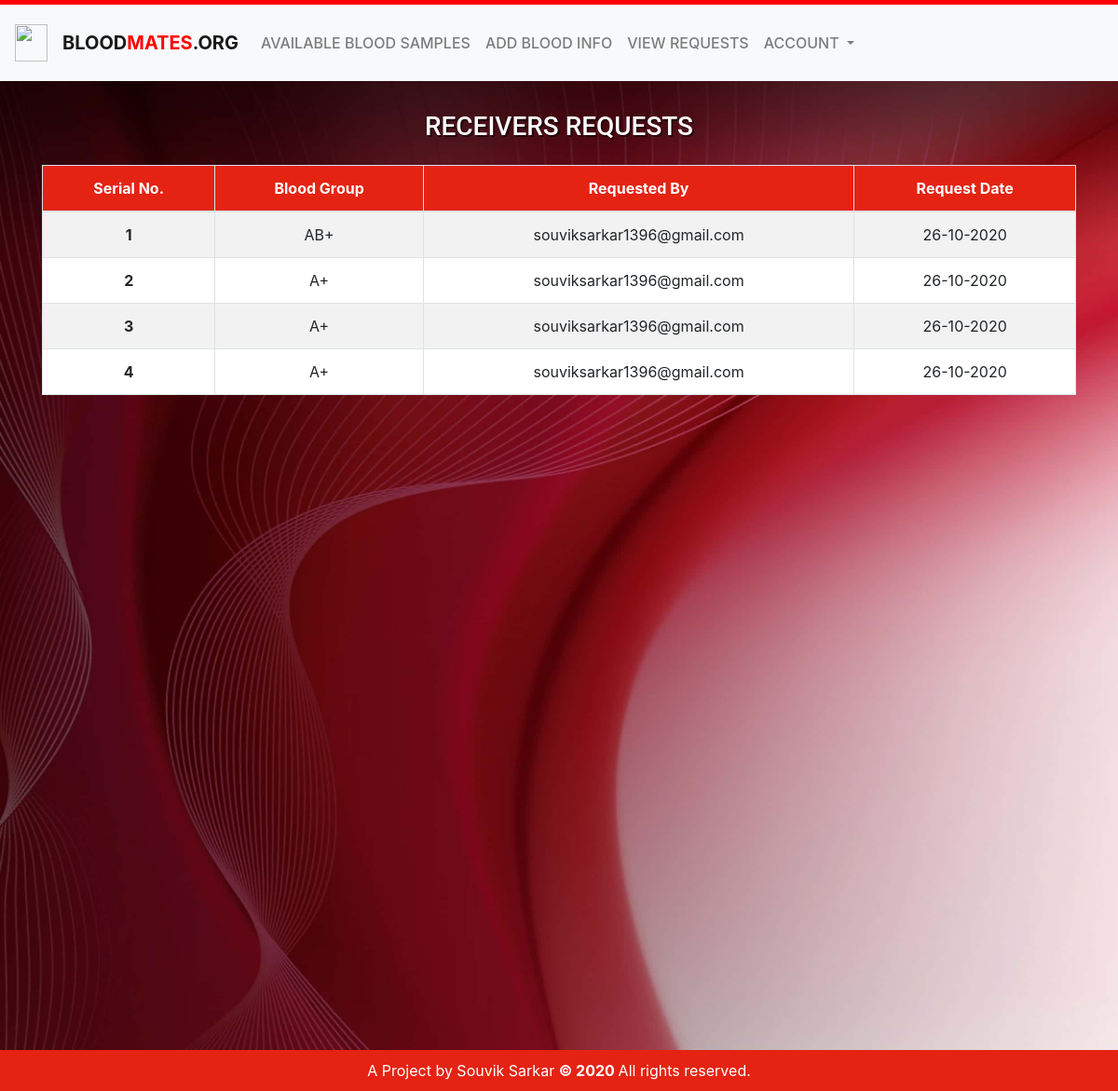
The app's page /view_requests.php (signed in) with its own data.
### tables this page shows
CREATE TABLE `requested_samples` (
  `id` int(20) NOT NULL,
  `hospital_name` varchar(30) NOT NULL,
  `registration_no` varchar(20) NOT NULL,
  `blood_group` varchar(5) NOT NULL,
  `requested_by` varchar(30) NOT NULL,
  `request_date` date NOT NULL DEFAULT current_timestamp()
);

### view_requests.php (the view, shortened to what this page needs)
<?php
    include("config.php");
    $regNo = $_SESSION['regNo'];
     $query = "SELECT * FROM requested_samples WHERE registration_no = '$regNo' ORDER BY id desc";
     $result = mysqli_query($con,$query);
?>
<!DOCTYPE html>
<html lang="en">
<head>
    <link rel="stylesheet" href="assets\css\index.css">
</head>
<?php include("header.php"); ?>
<body>
    <div class="showcase-hospital-registration">
        <div class="showcase-view-request-content">
            <div class="container">
                <div class="table-div mx-auto text-center table-striped">
                    <div class="table-responsive">
                        <h3 class="text-center hero">RECEIVERS REQUESTS</h3>
                        <table class="table table-bordered">
                            <thead class="thead-red">
                                <th scope="col">Serial No.</th>
                                <th scope="col">Blood Group</th>
                                <th scope="col">Requested By</th>
                                <th scope="col">Request Date</th>
                            </thead>
                            <tbody class="tbody-white">
                                <?php
                                    $i = 1;
                                    if(mysqli_num_rows($result)>=1)
                                    {
                                        while($row = $result->fetch_assoc())
                                        {
                                            $date = date("d-m-Y", strtotime($row['request_date']));
                                            echo '
                                            <tr>
                                            <th scope="row">'.$i.'</th>
                                            <td>'.$row['blood_group'].'</td>
                                            <td>'.$row['requested_by'].'</td>
                                            <td>'.$date.'</td>
                                            </tr>';
                                            $i++;
                                        }
                                    }
                                    else
                                        echo '<tr>
                                        <td colspan="4">No records to show</td>
                                        </tr>';
                                ?>
                            </tbody>
                        </table>
                    </div>
                </div>
            </div>
        </div>
    </div>
</body>
<?php include("footer.php");?>
</html>

### assets/css/index.css (style rules this page uses)
* { padding: 0px; margin: 0px; box-sizing: border-box; }
.thead-red { background-color: #e42313; color: white; }
.tbody-white { background-color: white; }
.hero { padding-top: 2rem; padding-bottom: 1rem; color: white; font-family: "Roboto", sans-serif; text-shadow: 2px 2px rgba(0, 0, 0, 0.5); }
.showcase-view-request-content { background: url("../../images/redcross1.jpg"); background-repeat: no-repeat; background-size: cover; height: 130vh; }

### assets/css/header.css (style rules this page uses)
* { margin: 0px; padding: 0px; }

### records on screen
requested_samples: blood_group "AB+", requested_by "souviksarkar1396@gmail.com", request_date "26-10-2020"
requested_samples: blood_group "A+", requested_by "souviksarkar1396@gmail.com", request_date "26-10-2020"
requested_samples: blood_group "A+", requested_by "souviksarkar1396@gmail.com", request_date "26-10-2020"
requested_samples: blood_group "A+", requested_by "souviksarkar1396@gmail.com", request_date "26-10-2020"
